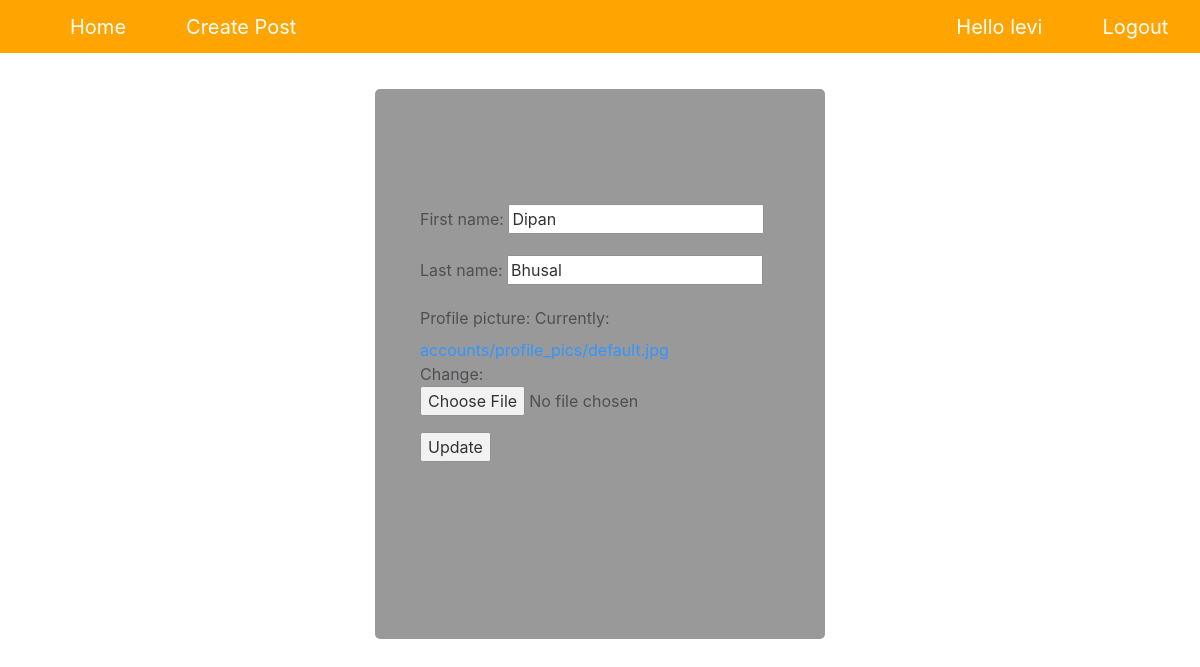
Screenshot of /accounts/profile-edit/levi/ (signed in) with the database file from the repository.
### accounts/models.py (models this page shows, shortened)
class UserModel(AbstractBaseUser):
    first_name = models.CharField(max_length=40)
    last_name = models.CharField(max_length=40)
    email = models.EmailField(verbose_name='Email Address',
        max_length=255,
        unique=True
        )
    created_at = models.DateTimeField(auto_now=now)
    is_active = models.BooleanField(default=True)
    is_admin = models.BooleanField(default = False)
    username = models.CharField(max_length=100, blank = True)
    profile_picture = models.ImageField(upload_to='profile_pics', default = 'profile_pics/default.jpg')
    bio = models.TextField(blank=True)
    email_confirmed = models.BooleanField(default = False)
    objects = UserManager()
    groups = None
    USERNAME_FIELD = 'email'
    REQUIRED_FIELDS = [ ]

### accounts/views.py (the view)
# urls.py: path('profile-edit/<slug:slug>/', UserProfileEditView.as_view(), name = 'profile-edit'),
class UserProfileEditView(UpdateView):
    model = USER
    slug_field = 'username'
    form_class = ProfileEditForm
    template_name = 'accounts/profile_edit.html'

### accounts/forms.py
class ProfileEditForm(forms.ModelForm):
    class Meta:
        model = UserModel
        fields = ('first_name', 'last_name', 'profile_picture')

### accounts/templates/accounts/profile_edit.html (shortened to what this page needs)
{%extends 'blog/base.html'%}
{%block content%}
<form action="" method="post" enctype="multipart/form-data" class="profile-form-box">
    <div class="profile-form-section">
        {{form.as_p}}
            <input type="submit" value="Update">
    </div>
</form>
{%endblock content%}

### blog/templates/blog/base.html (shortened to what this page needs)
{%load static%}
<!DOCTYPE html>
<html lang="en">
<head>
    <link rel="stylesheet" href="{% static 'css/main1.css' %}">
    <link rel="stylesheet" href="https://stackpath.bootstrapcdn.com/bootstrap/4.5.0/css/bootstrap.min.css">
</head>
<body>
    <nav>
        <ul class="trans" id="nav-menu">
            <li><a href="{% url 'blog:blog-home' %}">Home</a></li>
            {%if user.is_authenticated%}
            <li><a href="{% url 'blog:post-create' %}">Create Post</a></li>
            <li><a href="{% url 'accounts:profile' user.username %}" class="right">Hello {{user.first_name}}</a></li>
            <li><a href="{% url 'accounts:logout' %}" class="right">Logout</a></li>
            {%else%}
            <li><a href="{% url 'accounts:login' %}" class="right">Login</a></li>
            <li><a href="{% url 'accounts:signup' %}" class="right">Sign Up</a></li>
            {% endif %}
        </ul>
    </nav>
    {%block content%}
    {% endblock %}
</body>
</html>

### blog/static/css/main1.css (style rules this page uses)
nav { padding-top: 2px; background-color: #ffa400; width: 100%; height: 53px; }
.trans { transition: all 400ms ; }
li>a { text-decoration: none; color: #ffffff; }
nav ul li { font-size: 20px; display: block; float: left; padding: 10px 15px; }
ul li a { padding: 15px ; }
.right { position: relative; left: 50vw; }
.profile-form-box { height: 550px; width: 450px; position: relative; margin: 3% auto; background-color: grey; opacity: 0.8; padding:5px; border-radius: 5px; }
.profile-form-section { margin: 25% 40px; }

### rows the page displays
UserModel: first_name "levi"
UserModel: first_name "Dipan", last_name "Bhusal"
